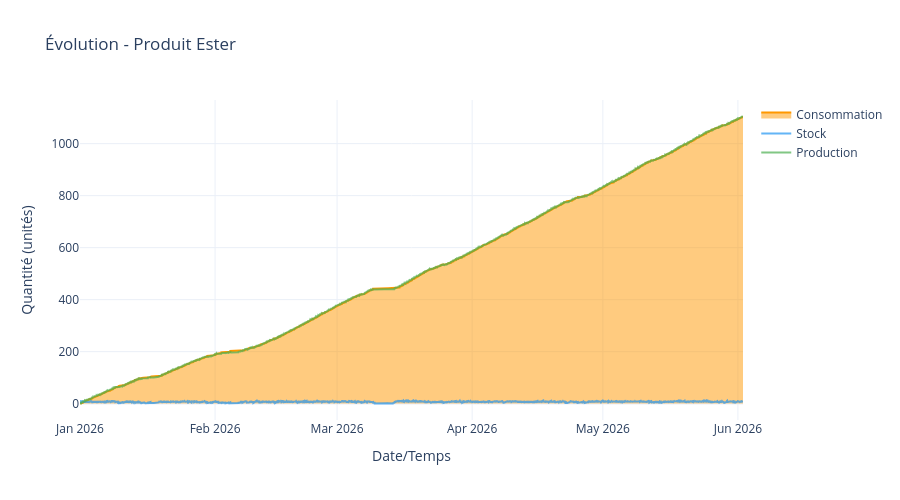

Source (notebook cell):
### Code cell
# Voir l'évolution temporelle d'un produit
dashboard.afficher_bilan_produit('Ester')

### Figure 1 — Plotly figure (JSON) as saved in the notebook; plotly's stock layout.template omitted (floating-point values rounded to 4 significant figures; data arrays with more than 128 entries replaced by an {"elided": "..."} marker saying what was removed)
{"data": [{"fill": "tozeroy", "line": {"color": "#FF9800", "width": 2}, "mode": "lines", "name": "Consommation", "opacity": 0.7, "type": "scatter", "x": {"elided": "10945 str values"}, "y": {"elided": "10945 float values"}}, {"line": {"color": "#2196F3", "width": 2}, "mode": "lines", "name": "Stock", "opacity": 0.7, "type": "scatter", "x": {"elided": "10945 str values"}, "y": {"elided": "10945 float values"}}, {"line": {"color": "#4CAF50", "width": 2}, "mode": "lines", "name": "Production", "opacity": 0.7, "type": "scatter", "x": {"elided": "10945 str values"}, "y": {"elided": "10945 float values"}}], "layout": {"height": 500, "hovermode": "x unified", "title": {"text": "Évolution - Produit Ester"}, "xaxis": {"anchor": "y", "domain": [0, 1], "title": {"text": "Date/Temps"}}, "yaxis": {"anchor": "x", "domain": [0, 1], "title": {"text": "Quantité (unités)"}}}}
